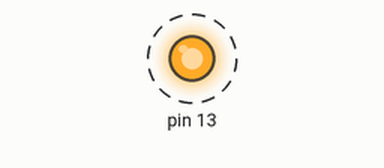
Simulated run of this sketch. Board: Arduino Uno, built with avr-gcc and run on an emulated ATmega328P. Parts: output pins drawn as LEDs (lit = HIGH). Dashed ring = blinking.

Above: at 0.2 s.
Timing chart, 0 to 3.0 s (numbered marks = the images above):
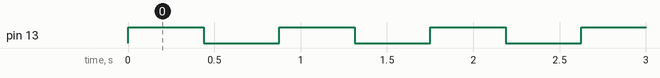

The sketch:

06-direct-port-access.ino
```cpp
#define dataRegister_PORTB       *((volatile byte*) 0x25)
#define directionRegister_PORTB  *((volatile byte*) 0x24)
void setup() {
  directionRegister_PORTB=32; //00100000 sets PB5 as output
}

void loop() {
  dataRegister_PORTB = 32;

  for(long i = 0 ; i<1000000 ; i++){ dataRegister_PORTB = 32 ;}

  dataRegister_PORTB = 0 ;
  for(long i = 0 ; i<1000000 ; i++){ dataRegister_PORTB = 0 ;}
}
```

Measured:
- by itself, pin 13: alternates HIGH for 0.44 s and LOW for 0.44 s
